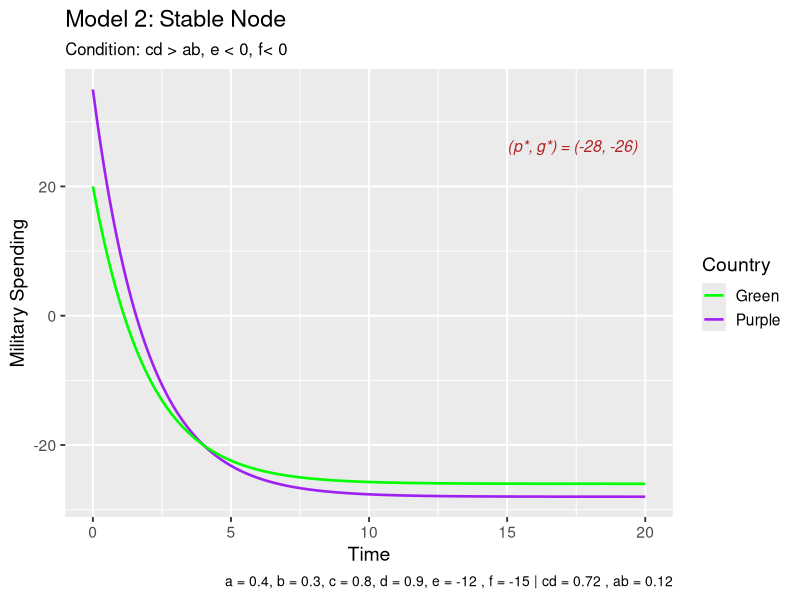
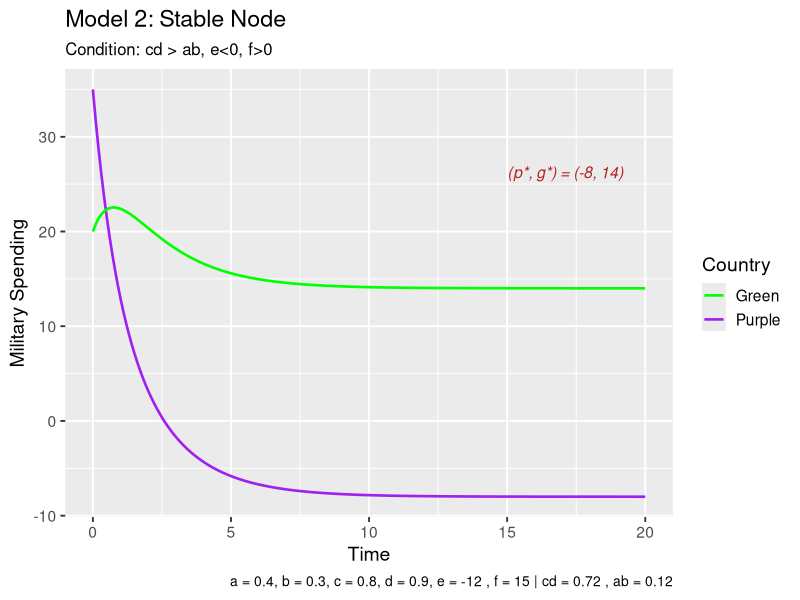
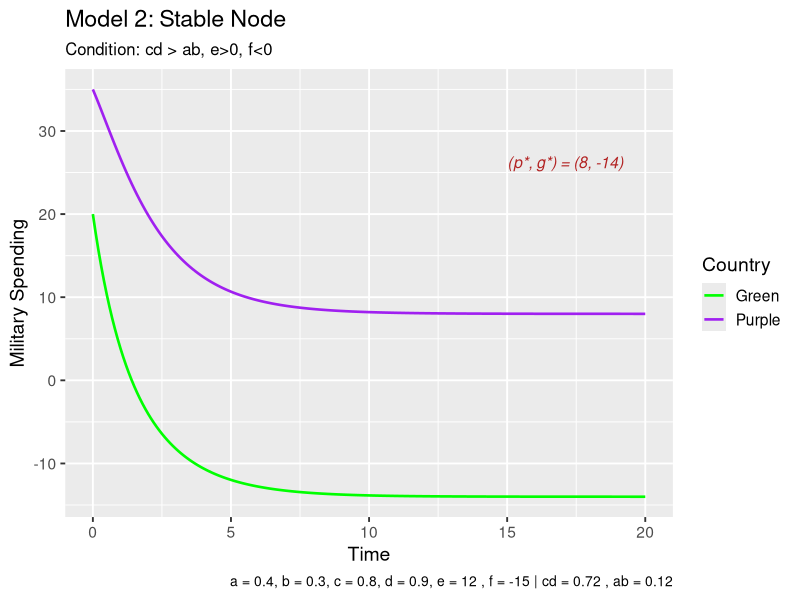
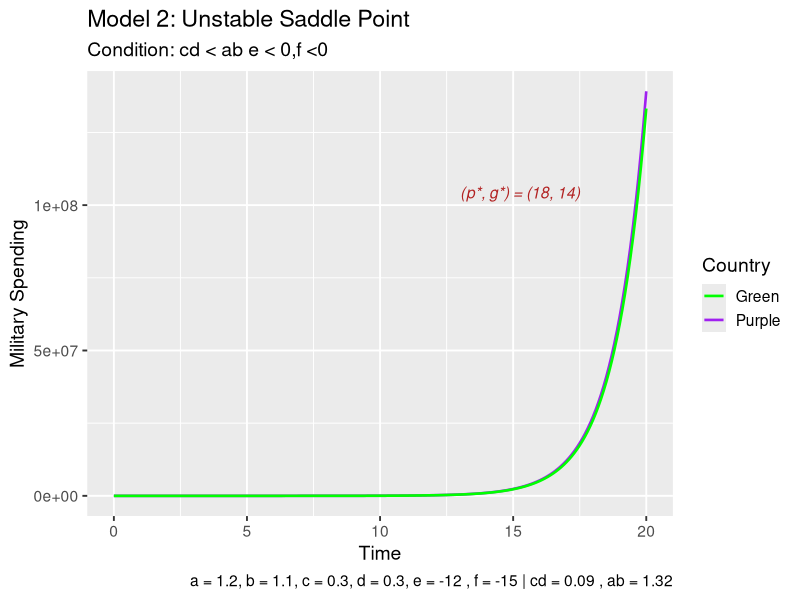
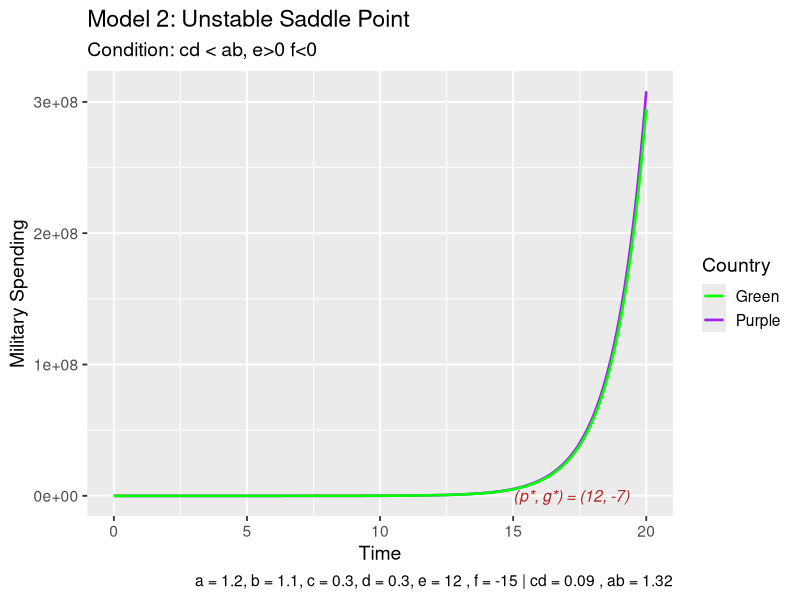
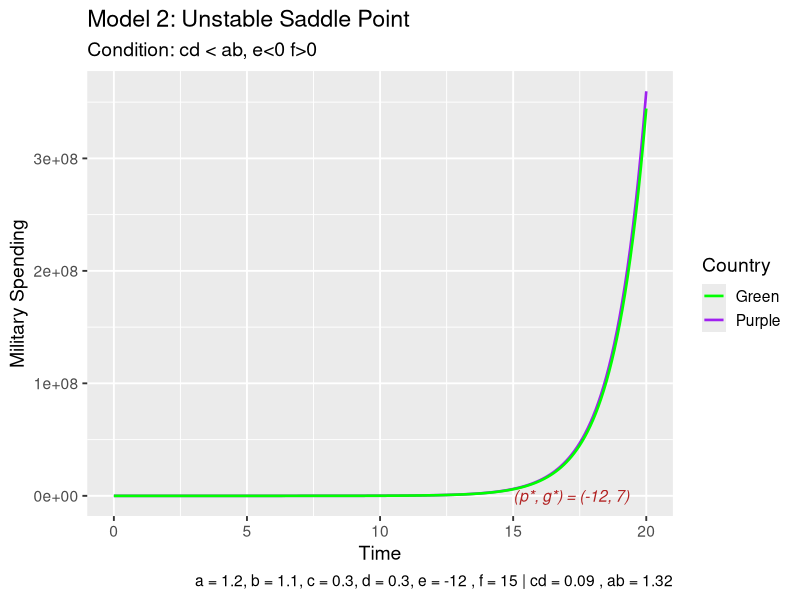
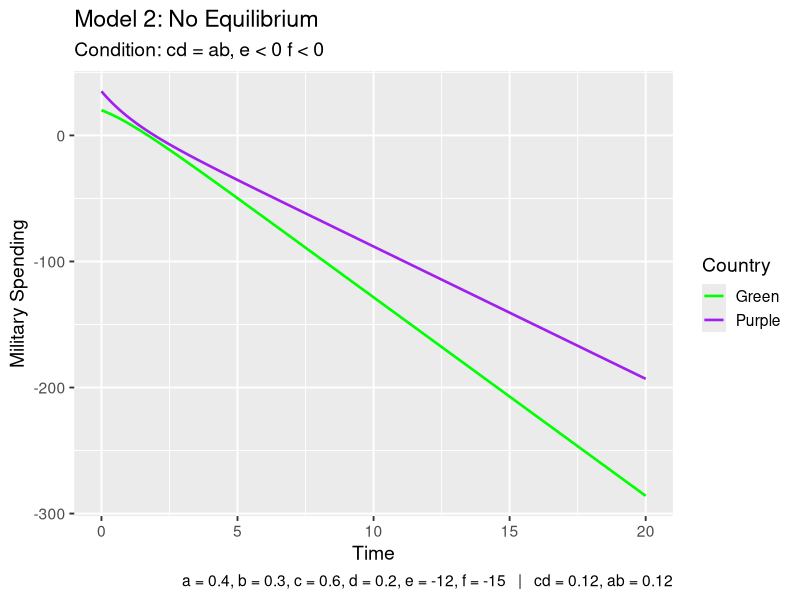
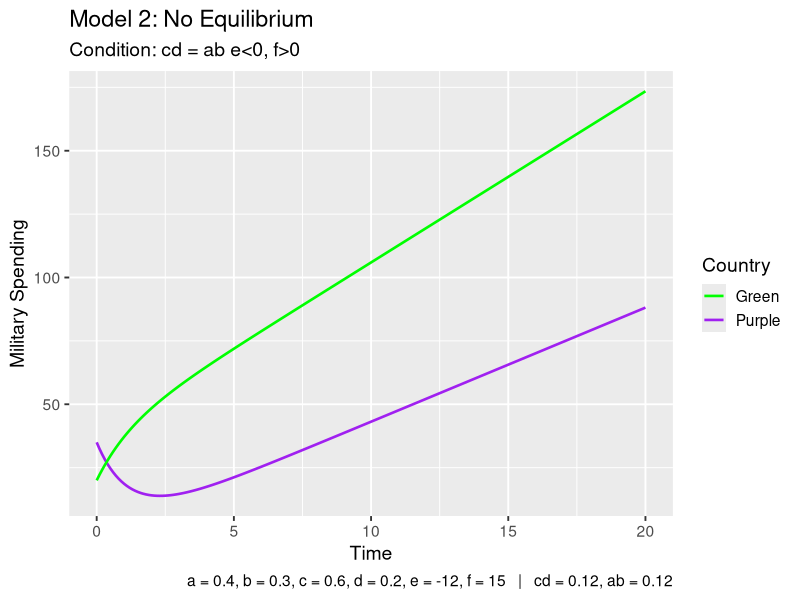

Write R code to recreate these figures, in order.
####################
# Arms Race Model 2, extending base model with e,f parameters
####################

#load libraries
library(ggplot2)

#time values
t_vals <- seq(0, 20, by = 0.1)

#parameters
#values of e and f shift the equilibrium but do not change stability results - confirm
e <- 12
f <- 15

#initial conditions determine the starting point of the simulation
#values below or above equilibrium affect whether spending initially increases or decreases
# To vary initial conditions
#p0 <- 12 
#g0 <- 15
p0 <- 35
g0 <- 20

#create matrix to store model values: simulated spending levels of Purple and Green, respectively
arms <- matrix(NA, nrow = 2, ncol = length(t_vals))
arms[,1] <- c(p0, g0)

#Euler's method to numerically simulate the arms race model
arms_model <- function(t_vals, arms, a, b, c, d, e, f){
  h <- t_vals[2] - t_vals[1]
  for(t in 2:length(t_vals)){
    
    p_prev <- arms[1, t-1]
    g_prev <- arms[2, t-1]
  
    dp <- a*g_prev - c*p_prev + e
    dg <- b*p_prev - d*g_prev + f
    
    p_new <- p_prev + h*dp
    g_new <- g_prev + h*dg
    
    arms[,t] <- c(p_new, g_new)
  }
  return(arms)
}

#equilibirum point calculation
equilibrium <- function(a, b, c, d, e, f) {
  denom <- c*d - a*b
  if (abs(denom) < 1e-10) return(NULL)
  
  p_star <- (d*e + a*f) / denom
  g_star <- (b*e + c*f) / denom
  
  return(c(p_star = p_star, g_star = g_star))
}

# Note : I couldn't find a good way to modularize this in-time since I needed
# to move the equilibrium label based on conditions so I thought
# I'd just keep everything and duplicate it according to conditions
# and adjust, since I plot the equilibrium label 
# relative to the fitted data if it exists. However the code is 
# descriptive on it's own since and the same functionality is used

# Figure 5
#Condition: cd > ab, (e,f) < 0
model_neg <- arms_model(t_vals, arms, a = 0.4, b = 0.3, c = 0.8, d = 0.9, -e, -f)

# build data frame
soln_neg <- data.frame(
  time = t_vals,
  purple = model_neg[1,],
  green = model_neg[2,]
)

# calculate equilibrium if it exists
eq <- equilibrium(a = 0.4, b = 0.3, c = 0.8, d = 0.9, e = -e, f = -f)

# plotting logic with ggplot
ggplot(soln_neg) +
  geom_line(aes(x = time, y = purple, colour = "Purple"), linewidth = 0.9) +
  geom_line(aes(x = time, y = green, colour = "Green"), linewidth = 0.9) +
  
  #equilibrium label, if equilibrium exists
  annotate("text",
           x = max(t_vals)*0.75,
           y = max(model_neg[1,])*0.75,
           label = paste0("(p*, g*) = (",
                          round(eq["p_star"],0), ", ",
                          round(eq["g_star"],0), ")"),
           hjust = 0,
           size = 4,
           colour = "firebrick",
           fontface = "italic") +
  
  #plot labels
  labs(
    title = "Model 2: Stable Node",
    subtitle = "Condition: cd > ab, e < 0, f< 0",
    x = "Time",
    y = "Military Spending",
    colour = "Country",
    caption = paste("a = 0.4, b = 0.3, c = 0.8, d = 0.9, e =", -e, ", f =", -f,
                    "| cd =", round(0.8*0.9,2), ", ab =", round(0.4*0.3,2))
  ) +
  
  scale_colour_manual(values = c("Purple" = "purple", "Green" = "green")) +
  
  #plot settings
  theme_gray(base_size = 14) +
  theme(
    plot.title = element_text(face = "plain"),
    plot.subtitle = element_text(size = 12),
    legend.position = "right",
    plot.caption = element_text(size = 10)
  )

#Figure 6 with e < 0 and f > 0
#Condition: cd > ab, (e < 0, f > 0)
model_diff <- arms_model(t_vals, arms, a = 0.4, b = 0.3, c = 0.8, d = 0.9, -e, f)

soln_diff <- data.frame(
  time = t_vals,
  purple = model_diff[1,],
  green = model_diff[2,]
)

eq <- equilibrium(a = 0.4, b = 0.3, c = 0.8, d = 0.9, e = -e, f = f)

ggplot(soln_diff) +
  geom_line(aes(x = time, y = purple, colour = "Purple"), linewidth = 0.9) +
  geom_line(aes(x = time, y = green, colour = "Green"), linewidth = 0.9) +
  
  #equilibrium label
  annotate("text",
           x = max(t_vals)*0.75,
           y = max(model_diff[1,])*0.75,
           label = paste0("(p*, g*) = (",
                          round(eq["p_star"],0), ", ",
                          round(eq["g_star"],0), ")"),
           hjust = 0,
           size = 4,
           colour = "firebrick",
           fontface = "italic") +
  
  labs(
    title = "Model 2: Stable Node",
    subtitle = "Condition: cd > ab, e<0, f>0",
    x = "Time",
    y = "Military Spending",
    colour = "Country",
    caption = paste("a = 0.4, b = 0.3, c = 0.8, d = 0.9, e =", -e, ", f =", f,
                    "| cd =", round(0.8*0.9,2), ", ab =", round(0.4*0.3,2))
  ) +
  
  scale_colour_manual(values = c("Purple" = "purple", "Green" = "green")) +
  
  theme_gray(base_size = 14) +
  theme(
    plot.title = element_text(face = "plain"),
    plot.subtitle = element_text(size = 12),
    legend.position = "right",
    plot.caption = element_text(size = 10)
  )

#Figure 6 with e > 0 and f < 0
#Condition: cd > ab, (e > 0, f < 0)
model_diff_b <- arms_model(t_vals, arms, a = 0.4, b = 0.3, c = 0.8, d = 0.9, e, -f)

soln_diff_b <- data.frame(
  time = t_vals,
  purple = model_diff_b[1,],
  green = model_diff_b[2,]
)

eq <- equilibrium(a = 0.4, b = 0.3, c = 0.8, d = 0.9, e = e, f = -f)

ggplot(soln_diff_b) +
  geom_line(aes(x = time, y = purple, colour = "Purple"), linewidth = 0.9) +
  geom_line(aes(x = time, y = green, colour = "Green"), linewidth = 0.9) +
  
  #equilibrium label
  annotate("text",
           x = max(t_vals)*0.75,
           y = max(model_diff_b[1,])*0.75,
           label = paste0("(p*, g*) = (",
                          round(eq["p_star"],0), ", ",
                          round(eq["g_star"],0), ")"),
           hjust = 0,
           size = 4,
           colour = "firebrick",
           fontface = "italic") +
  
  labs(
    title = "Model 2: Stable Node",
    subtitle = "Condition: cd > ab, e>0, f<0",
    x = "Time",
    y = "Military Spending",
    colour = "Country",
    caption = paste("a = 0.4, b = 0.3, c = 0.8, d = 0.9, e =", e, ", f =", -f,
                    "| cd =", round(0.8*0.9,2), ", ab =", round(0.4*0.3,2))
  ) +
  
  scale_colour_manual(values = c("Purple" = "purple", "Green" = "green")) +
  
  theme_gray(base_size = 14) +
  theme(
    plot.title = element_text(face = "plain"),
    plot.subtitle = element_text(size = 12),
    legend.position = "right",
    plot.caption = element_text(size = 10)
  )

# Figure 8
#Condition: cd < ab , (e,f) < 0
model_neg <- arms_model(t_vals, arms, a = 1.2, b = 1.1, c = 0.3, d = 0.3, -e, -f)

#dataframe for condition
soln_neg <- data.frame(
  time = t_vals,
  purple = model_neg[1,],
  green = model_neg[2,]
)

eq <- equilibrium(a = 1.2, b = 1.1, c = 0.3, d = 0.3, e = -e, f = -f)

ggplot(soln_neg) +
  geom_line(aes(x = time, y = purple, colour = "Purple"), linewidth = 0.9) +
  geom_line(aes(x = time, y = green, colour = "Green"), linewidth = 0.9) +
  
  #equilibrium label
  annotate("text",
           x = max(t_vals)*0.65,
           y = max(model_neg[1,])*0.75,
           label = paste0("(p*, g*) = (",
                          round(eq["p_star"],0), ", ",
                          round(eq["g_star"],0), ")"),
           hjust = 0,
           size = 4,
           colour = "firebrick",
           fontface = "italic") +
  
  labs(
    title = "Model 2: Unstable Saddle Point",
    subtitle = "Condition: cd < ab e < 0,f <0",
    x = "Time",
    y = "Military Spending",
    colour = "Country",
    caption = paste("a = 1.2, b = 1.1, c = 0.3, d = 0.3, e =", -e, ", f =", -f,
                    "| cd =", round(0.3*0.3,2), ", ab =", round(1.2*1.1,2))
  ) +
  scale_colour_manual(values = c("Purple" = "purple", "Green" = "green")) +
  theme_gray(base_size = 14)

# Figure 9 with  e > 0 and f < 0
#Condition: cd < ab , (e > 0, f < 0)
model_diff <- arms_model(t_vals, arms, a = 1.2, b = 1.1, c = 0.3, d = 0.3, e, -f)
#Plot Model 2
soln <- data.frame(
  time = t_vals,
  purple = model_diff[1,],
  green = model_diff[2,]
)

eq <- equilibrium(a = 1.2, b = 1.1, c = 0.3, d = 0.3, e = e, f = -f)

ggplot(soln) +
  geom_line(aes(x = time, y = purple, colour = "Purple"), linewidth = 0.9) +
  geom_line(aes(x = time, y = green, colour = "Green"), linewidth = 0.9) +
  
#equilibrium label
annotate("text",
         x = max(t_vals)*0.75,
         y = eq["p_star"] + 1,
         label = paste0("(p*, g*) = (",
                        round(eq["p_star"],0), ", ",
                        round(eq["g_star"],0), ")"),
         hjust = 0,
         size = 4,
         colour = "firebrick",
         fontface = "italic") +
  
  labs(
    title = "Model 2: Unstable Saddle Point",
    subtitle = "Condition: cd < ab, e>0 f<0",
    x = "Time",
    y = "Military Spending",
    colour = "Country",
    caption = paste("a = 1.2, b = 1.1, c = 0.3, d = 0.3, e =", e, ", f =", -f,
                    "| cd =", round(0.3*0.3,2), ", ab =", round(1.2*1.1,2))
  ) +
  scale_colour_manual(values = c("Purple" = "purple", "Green" = "green")) +
  theme_gray(base_size = 14)

# Figure 9 with  e <0 and f>0
#Condition: cd < ab , (e < 0, f > 0)
model_diff_b <- arms_model(t_vals, arms, a = 1.2, b = 1.1, c = 0.3, d = 0.3, -e, f)
#Plot Model
soln <- data.frame(
  time = t_vals,
  purple = model_diff_b[1,],
  green = model_diff_b[2,]
)

eq <- equilibrium(a = 1.2, b = 1.1, c = 0.3, d = 0.3, e = -e, f = f)

ggplot(soln) +
  geom_line(aes(x = time, y = purple, colour = "Purple"), linewidth = 0.9) +
  geom_line(aes(x = time, y = green, colour = "Green"), linewidth = 0.9) +
  
  #equilibrium label
  annotate("text",
           x = max(t_vals)*0.75,
           y = eq["p_star"] + 1,
           label = paste0("(p*, g*) = (",
                          round(eq["p_star"],0), ", ",
                          round(eq["g_star"],0), ")"),
           hjust = 0,
           size = 4,
           colour = "firebrick",
           fontface = "italic") +
  
  labs(
    title = "Model 2: Unstable Saddle Point",
    subtitle = "Condition: cd < ab, e<0 f>0",
    x = "Time",
    y = "Military Spending",
    colour = "Country",
    caption = paste("a = 1.2, b = 1.1, c = 0.3, d = 0.3, e =", -e, ", f =", f,
                    "| cd =", round(0.3*0.3,2), ", ab =", round(1.2*1.1,2))
  ) +
  scale_colour_manual(values = c("Purple" = "purple", "Green" = "green")) +
  theme_gray(base_size = 14)

#Figure 11
#Condition: cd = ab, (e,f) < 0
model_neg <- arms_model(t_vals, arms, a = 0.4, b = 0.3, c = 0.6, d = 0.2, e=-e, f=-f)

eq <- equilibrium(a = 0.4, b = 0.3, c = 0.6, d = 0.2, e = -e, f = -f) 
## Returns null so I'm going to delete logic for
## plotting equilibriums

soln_neg <- data.frame(
  time = t_vals,
  purple = model_neg[1,],
  green = model_neg[2,]
)

ggplot(soln_neg) +
  geom_line(aes(x = time, y = purple, colour = "Purple"), linewidth = 0.9) +
  geom_line(aes(x = time, y = green, colour = "Green"), linewidth = 0.9) +
  
  labs(
    title = "Model 2: No Equilibrium",
    subtitle = "Condition: cd = ab, e < 0 f < 0",
    x = "Time",
    y = "Military Spending",
    colour = "Country",
    caption = paste0(
      "a = 0.4, b = 0.3, c = 0.6, d = 0.2, e = ", -e, ", f = ", -f,
      "   |   cd = ", round(0.6*0.2,2),
      ", ab = ", round(0.4*0.3,2)
    )
  ) +
  
  scale_colour_manual(values = c("Purple" = "purple", "Green" = "green")) +
  
  theme_gray(base_size = 14)

# Figure 12 with e < 0 and f >0
# Condition: cd = ab, (e< 0 f> 0)
model_diff <- arms_model(t_vals, arms, a = 0.4, b = 0.3, c = 0.6, d = 0.2, e=-e, f=f)

eq <- equilibrium(a = 0.4, b = 0.3, c = 0.6, d = 0.2, e = -e, f = f) 
## Returns null so I'm going to delete logic for
## plotting equilibriums

soln_diff <- data.frame(
  time = t_vals,
  purple = model_diff[1,],
  green = model_diff[2,]
)

ggplot(soln_diff) +
  geom_line(aes(x = time, y = purple, colour = "Purple"), linewidth = 0.9) +
  geom_line(aes(x = time, y = green, colour = "Green"), linewidth = 0.9) +
  
  labs(
    title = "Model 2: No Equilibrium",
    subtitle = "Condition: cd = ab e<0, f>0",
    x = "Time",
    y = "Military Spending",
    colour = "Country",
    caption = paste0(
      "a = 0.4, b = 0.3, c = 0.6, d = 0.2, e = ", -e, ", f = ", f,
      "   |   cd = ", round(0.6*0.2,2),
      ", ab = ", round(0.4*0.3,2)
    )
  ) +
  
  scale_colour_manual(values = c("Purple" = "purple", "Green" = "green")) +
  
  theme_gray(base_size = 14)

# Figure 13 with e > 0 and f <0
# Condition: cd = ab, (e> 0 f< 0)
model_diff_b <- arms_model(t_vals, arms, a = 0.4, b = 0.3, c = 0.6, d = 0.2, e=e, f=-f)

eq <- equilibrium(a = 0.4, b = 0.3, c = 0.6, d = 0.2, e = e, f = -f) 
## Returns null so I'm going to delete logic for
## plotting equilibriums

soln_diff_b <- data.frame(
  time = t_vals,
  purple = model_diff_b[1,],
  green = model_diff_b[2,]
)

ggplot(soln_diff_b) +
  geom_line(aes(x = time, y = purple, colour = "Purple"), linewidth = 0.9) +
  geom_line(aes(x = time, y = green, colour = "Green"), linewidth = 0.9) +
  
  labs(
    title = "Model 2: No Equilibrium",
    subtitle = "Condition: cd = ab e>0, f<0",
    x = "Time",
    y = "Military Spending",
    colour = "Country",
    caption = paste0(
      "a = 0.4, b = 0.3, c = 0.6, d = 0.2, e = ", e, ", f = ", -f,
      "   |   cd = ", round(0.6*0.2,2),
      ", ab = ", round(0.4*0.3,2)
    )
  ) +
  
  scale_colour_manual(values = c("Purple" = "purple", "Green" = "green")) +
  
  theme_gray(base_size = 14)

#Figure 14
#Condition: cd = ab, infinite equilibria case
#pick good values for e and derive f using the relation established
e <- 12
b <-0.3
c <- 0.6
f <- (-b*e)/c

# build model with with the specified parameters
model_inf <- arms_model(t_vals, arms, a = 0.4, b = 0.3, c = 0.6, d = 0.2, e, f)

# find equilibrium
eq_inf <- equilibrium(a = 0.4, b = 0.3, c = 0.6, d = 0.2, e, f)

# setup dataframe for plotting
soln_inf <- data.frame(
  time = t_vals,
  purple = model_inf[1,],
  green = model_inf[2,]
)

#draw with ggplot
ggplot(soln_inf) +
  geom_line(aes(x = time, y = purple, colour = "Purple"), linewidth = 0.9) +
  geom_line(aes(x = time, y = green, colour = "Green"), linewidth = 0.9) +
  
  #equilibrium label
  annotate("text",
           x = max(t_vals)*0.75,
           y = max(model_inf[1,])*0.75,
           label = paste0("(p*, g*) = (",
                          "(ag+e)/c", ", ",
                          "g", ")"),
           hjust = 0,
           size = 4,
           colour = "firebrick",
           fontface = "italic") +
  
  # labels for titles and axis
  labs(
    title = "Base Model: Infinite Equilibria",
    subtitle = "Condition: cd = ab",
    x = "Time",
    y = "Military Spending",
    colour = "Country",
    caption = paste0(
      "a = 0.4, b = 0.3, c = 0.6, d = 0.2, e = ",  round(e,2), ", f = ", round(f,2),
      "   |   cd = ", round(0.6*0.2,2),
      ", ab = ", round(0.4*0.3,2)
    )
  ) +
  
  scale_colour_manual(values = c("Purple" = "purple", "Green" = "green")) +
  
  theme_gray(base_size = 14)

#parameters reinitialized since I need to go back to the default case and run
#models again
e <- 12
f <- 15
